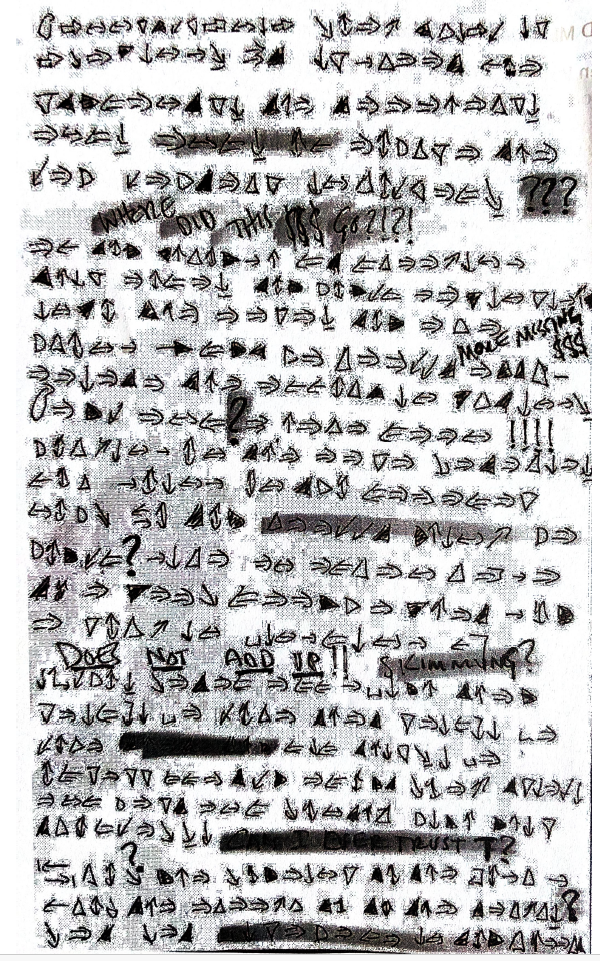
#> input picture mock-trial-cipher/original.png, 600 x 961 px, found by its file name
$ python track.py
#> lines starting #> are read from the running program, lines starting #| are printed output that depends on the picture; after the words box and inside, x2 and y2 are one past the last pixel; in counts of white or black regions, pixels touching at a corner belong together
import json, cv2, numpy as np
S=4
im = cv2.imread('original.png',0)
#> im: shape (961, 600); min 0, max 255, mean 189.8
big = cv2.resize(im,None,fx=S,fy=S,interpolation=cv2.INTER_CUBIC)
blur = cv2.GaussianBlur(big,(0,0),3)
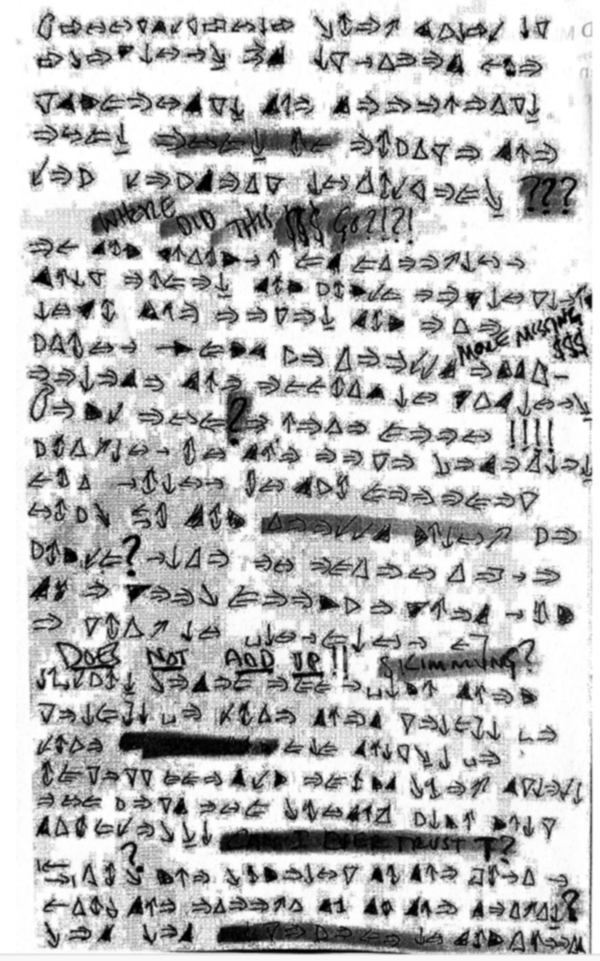
#> blur: shape (3844, 2400) (shown at 1/4 size); min 0, max 255, mean 189.8
bw = cv2.adaptiveThreshold(blur,255,cv2.ADAPTIVE_THRESH_GAUSSIAN_C,cv2.THRESH_BINARY_INV,61,12)
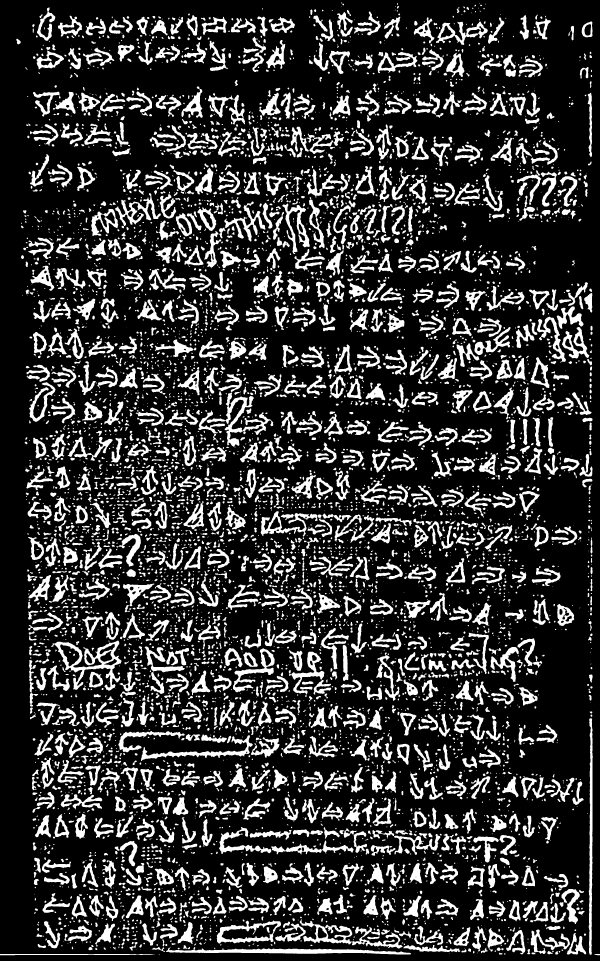
#> bw: shape (3844, 2400) (shown at 1/4 size); 20.6% white; 7004 white regions (1897 under 20 px), largest, box (x1, y1, x2, y2) and area: (204, 2563, 486, 2763) 14927, (664, 3787, 1644, 3818) 13311, (1199, 3677, 1610, 3794) 11885
boxes=json.load(open('work/boxes.json'))
#> (reads mock-trial-cipher/work/boxes.json from the repository)
bs=[b[:4] for b in boxes]
# global merge: same row & x-overlap
bs.sort(key=lambda b:b[0])
changed=True
while changed:
    changed=False
    out=[]
    used=[False]*len(bs)
    for i,a in enumerate(bs):
        if used[i]: continue
        for j in range(i+1,len(bs)):
            if used[j]: continue
            b=bs[j]
            if abs((a[1]+a[3]/2)-(b[1]+b[3]/2))>45: continue
            ox=min(a[0]+a[2],b[0]+b[2])-max(a[0],b[0])
            if ox>0.45*min(a[2],b[2]) and max(a[0]+a[2],b[0]+b[2])-min(a[0],b[0])<125:
                x0=min(a[0],b[0]);y0=min(a[1],b[1]);x1=max(a[0]+a[2],b[0]+b[2]);y1=max(a[1]+a[3],b[1]+b[3])
                a=[x0,y0,x1-x0,y1-y0]; used[j]=True; changed=True
        used[i]=True; out.append(a)
    bs=sorted(out,key=lambda b:b[0])
# split wide
final=[]
for b in bs:
    x,y,w,h=b
    if w>135 and w<700:
        n=max(2,int(round(w/80)))
        proj=(bw[y:y+h,x:x+w]>0).sum(axis=0).astype(float)
        proj=np.convolve(proj,np.ones(9)/9,'same')
        cuts=[0]
        for q in range(1,n):
            tgt=int(w*q/n); lo=max(cuts[-1]+40,tgt-30); hi=min(w-40,tgt+30)
            if hi<=lo: continue
            cuts.append(lo+int(np.argmin(proj[lo:hi])))
        cuts.append(w)
        for a,bb in zip(cuts[:-1],cuts[1:]): final.append([x+a,y,bb-a,h])
    else: final.append(b)
#> after the loop, final = 655 items, first 6: [105, 1875, 107, 86], [106, 1459, 94, 68], [110, 2007, 97, 84], [112, 950, 104, 86], [112, 2148, 64, 92], [112, 2442, 42, 36]
print(len(bs),len(final))
#| 597 655
json.dump(final,open('work/gboxes.json','w'))
